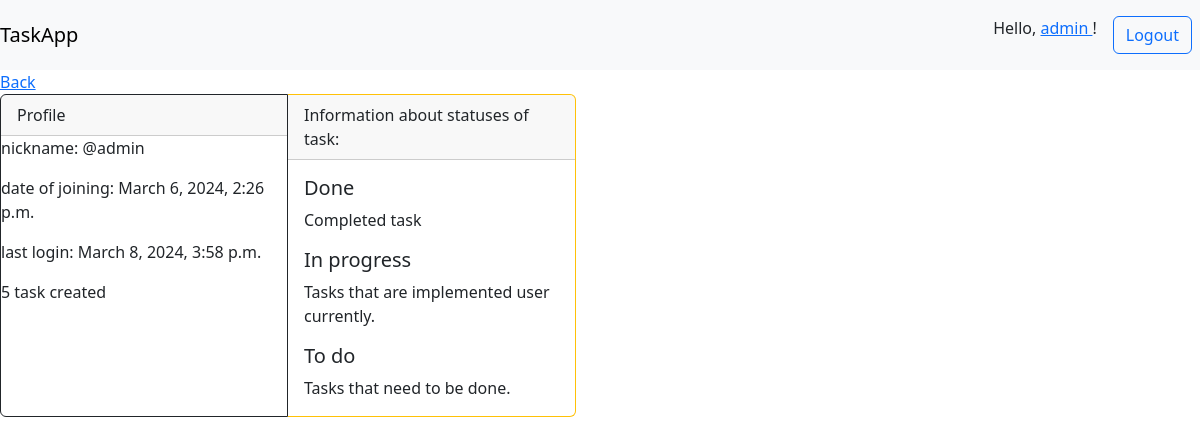
Screenshot of /profile/1 (signed in) with the database file from the repository.
### taskapp/models.py (models this page shows, shortened)
class TaskStatus(models.Model):
    name = models.CharField(max_length=255)
    description = models.CharField(max_length=255, blank=True)

### taskapp/views.py (the view)
# urls.py: path('profile/<str:id>', profile_view, name='profile')
@login_required(login_url="login")
def profile_view(request, id):
    user = User.objects.get(id=id)
    status = TaskStatus.objects.all()
    n_task = (Task.objects.filter(creator_id=id).count())
    context = {"user": user, 'status': status, "n_task": n_task}
    return render(request,'taskapp/profile.html',context=context)

### taskapp/templates/taskapp/profile.html (shortened to what this page needs)
<!DOCTYPE html>
{% extends 'main.html' %}
        {% block content %}
        <a href="/">Back</a>
        <div class="card-group" style="mb-2">
            <div class="card border-dark mb-3" style="max-width: 18rem;">
                 <div class="card-header">Profile</div>
                        <p>nickname: @{{ user.username}} </p>
                        <p> date of joining: {{ user.date_joined }} </p>
                        <p> last login: {{ user.last_login }} </p>
                        <p> {{n_task}} task created </p>
                </div>
           <div class="card border-warning mb-3" style="max-width: 18rem;">
                <div class="card-header">Information about statuses of task:</div>
                <div class="card-body">
                    {% for s in status %}
                        <h5 class="card-title">{{s.name}}</h5>
                        <p class="card-text">{{s.description}}</p>
                    {% endfor %}
                </div>
            </div>
        </div>
        {% endblock %}

### templates/header.html
{%block content%}
    <nav class="navbar navbar-light bg-light" >
      <a class="navbar-brand" href="/">TaskApp</a>
    {% if user.is_authenticated %}
        <div class="d-flex flex-row">
            <div class="p-2">Hello, <a href="{% url 'profile' user.id %}"> {{user.username}} </a>!</div>
            <div class="p-2"  ><a class="btn btn-outline-primary" href="{% url 'logout' %}" > Logout</a></div>
        </div>
    {% else %}
        <div class="d-flex align-items-center">
             <div class="p-2"  ><a class="btn btn-outline-primary" href="{% url 'login' %}" > Login</a></div>
             <div class="p-2"  ><a class="btn btn-outline-success" href="{% url 'signup' %}" > Sign Up</a></div>
        </div>
    {% endif %}
    </nav>
    {% endblock %}

### rows the page displays
TaskStatus: name "Done", description "Completed task"
TaskStatus: name "In progress", description "Tasks that are implemented user currently."
TaskStatus: name "To do", description "Tasks that need to be done."

### other values shown
{{ user.username }} "admin"
{{ user.date_joined }} "March 6, 2024, 2:26 p.m."
{{ user.last_login }} "March 8, 2024, 3:58 p.m."
{{ n_task }} "5"
